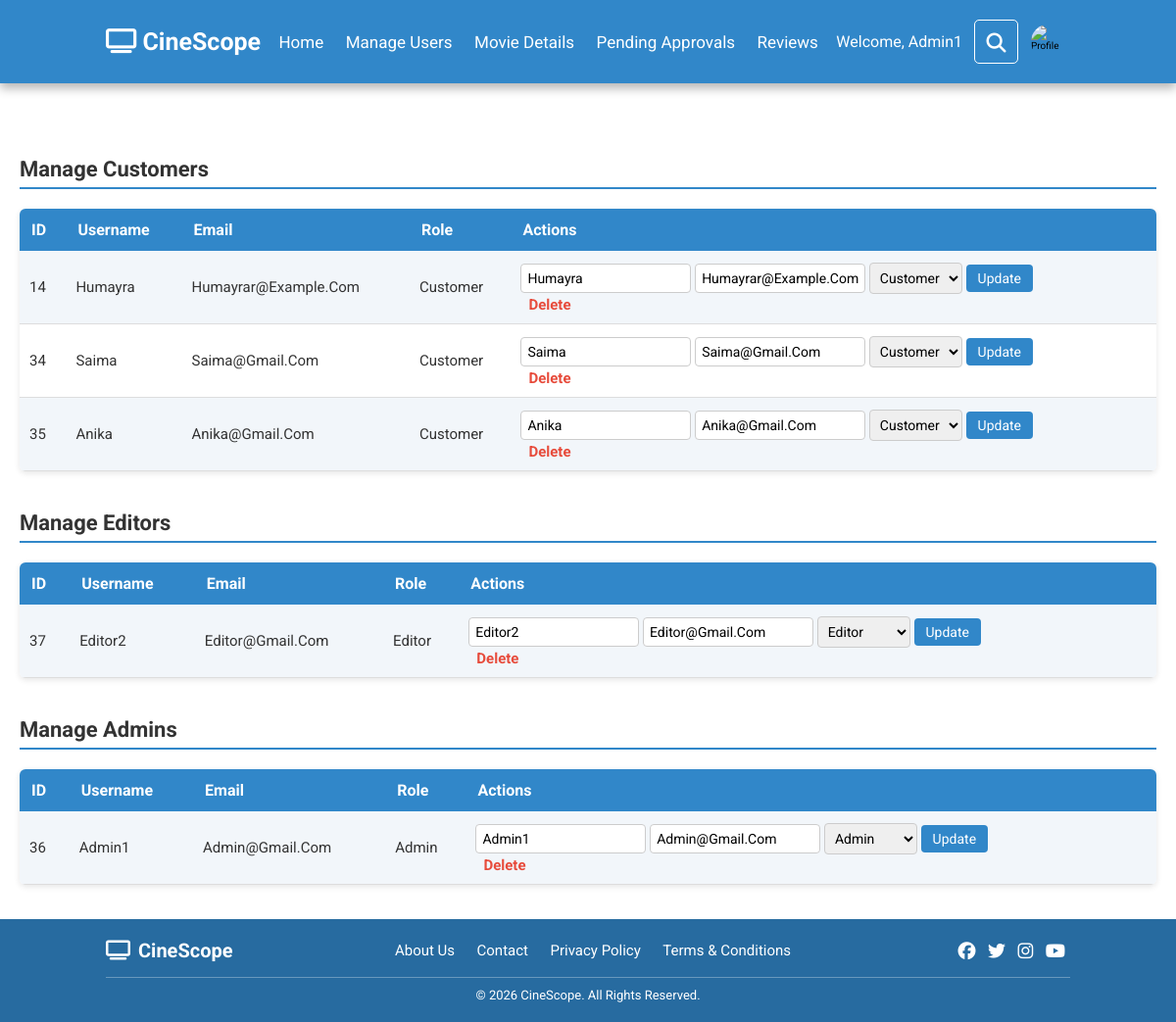
/manage_users.php (signed in), run on the app's committed database.
### tables this page shows
CREATE TABLE `users` (
  `id` int(11) NOT NULL,
  `username` varchar(50) DEFAULT NULL,
  `email` varchar(100) DEFAULT NULL,
  `password` varchar(255) NOT NULL,
  `role` enum('admin','editor','customer') NOT NULL,
  `profileimage` varchar(255) DEFAULT NULL
);

### manage_users.php (the view, shortened to what this page needs)
<?php
require 'config.php';
$search_keyword = isset($_GET['keyword']) ? esc($conn, $_GET['keyword']) : '';
$customers = $search_keyword != ''
    ? mysqli_query($conn,"SELECT * FROM users WHERE role='customer' AND username LIKE '%$search_keyword%'")
    : mysqli_query($conn,"SELECT * FROM users WHERE role='customer'");
$editors = $search_keyword != ''
    ? mysqli_query($conn,"SELECT * FROM users WHERE role='editor' AND username LIKE '%$search_keyword%'")
    : mysqli_query($conn,"SELECT * FROM users WHERE role='editor'");
$admins = $search_keyword != ''
    ? mysqli_query($conn,"SELECT * FROM users WHERE role='admin' AND username LIKE '%$search_keyword%'")
    : mysqli_query($conn,"SELECT * FROM users WHERE role='admin'");
?>
<!DOCTYPE html>
<html>
<head>
<link rel="stylesheet" href="css/manage_users.css">
<link rel="stylesheet" href="css/ad_header.css">
<link rel="stylesheet" href="https://cdnjs.cloudflare.com/ajax/libs/font-awesome/6.5.0/css/all.min.css">
</head>
<body>
<?php include 'ad_header.php'; ?>
<div class="container">
<h2>Manage Customers</h2>
<table>
<tr><th>ID</th><th>Username</th><th>Email</th><th>Role</th><th>Actions</th></tr>
<?php while($c=mysqli_fetch_assoc($customers)): ?>
<tr>
<td><?php echo $c['id'];?></td>
<td><?php echo htmlspecialchars($c['username']);?></td>
<td><?php echo htmlspecialchars($c['email']);?></td>
<td><?php echo htmlspecialchars($c['role']);?></td>
<td>
    <form class="inline-form" method="POST" action="">
        <input type="text" name="username" value="<?php echo htmlspecialchars($c['username']);?>" required>
        <input type="text" name="email" value="<?php echo htmlspecialchars($c['email']);?>" required>
        <select name="role">
            <option value="customer" <?php echo $c['role']=='customer'?'selected':'';?>>Customer</option>
        </select>
        <input type="submit" name="update_user" value="Update">
    </form>
    <a href="?del_user=<?php echo $c['id'];?>" onclick="return confirm('Are you sure to delete?')">Delete</a>
</td>
</tr>
<?php endwhile; ?>
</table>
<h2>Manage Editors</h2>
<table>
<tr><th>ID</th><th>Username</th><th>Email</th><th>Role</th><th>Actions</th></tr>
<?php while($e=mysqli_fetch_assoc($editors)): ?>
<tr>
<td><?php echo $e['id'];?></td>
<td><?php echo htmlspecialchars($e['username']);?></td>
<td><?php echo htmlspecialchars($e['email']);?></td>
<td><?php echo htmlspecialchars($e['role']);?></td>
<td>
    <form class="inline-form" method="POST" action="">
        <input type="text" name="username" value="<?php echo htmlspecialchars($e['username']);?>" required>
        <input type="text" name="email" value="<?php echo htmlspecialchars($e['email']);?>" required>
        <select name="role">
            <option value="editor" <?php echo $e['role']=='editor'?'selected':'';?>>Editor</option>
        </select>
        <input type="submit" name="update_user" value="Update">
    </form>
    <a href="?del_user=<?php echo $e['id'];?>" onclick="return confirm('Are you sure to delete?')">Delete</a>
</td>
</tr>
<?php endwhile; ?>
</table>
<h2>Manage Admins</h2>
<table>
<tr><th>ID</th><th>Username</th><th>Email</th><th>Role</th><th>Actions</th></tr>
<?php while($a=mysqli_fetch_assoc($admins)): ?>
<tr>
<td><?php echo $a['id'];?></td>
<td><?php echo htmlspecialchars($a['username']);?></td>
<td><?php echo htmlspecialchars($a['email']);?></td>
<td><?php echo htmlspecialchars($a['role']);?></td>
<td>
    <form class="inline-form" method="POST" action="">
        <input type="text" name="username" value="<?php echo htmlspecialchars($a['username']);?>" required>
        <input type="text" name="email" value="<?php echo htmlspecialchars($a['email']);?>" required>
        <select name="role">
            <option value="admin" <?php echo $a['role']=='admin'?'selected':'';?>>Admin</option>
        </select>
        <input type="submit" name="update_user" value="Update">
    </form>
    <a href="?del_user=<?php echo $a['id'];?>" onclick="return confirm('Are you sure to delete?')">Delete</a>
</td>
</tr>
<?php endwhile; ?>
</table>
</div>
<?php include 'footer.php'; ?>
</body>
</html>

### css/manage_users.css (style rules this page uses)
body { font-family: Arial, sans-serif; margin: 0; padding: 0; background: #f8f9fa; }
.container { padding: 120px 20px 20px; max-width: 1200px; margin: 0 auto; }
h2 { margin-top: 40px; font-size: 22px; color: #333; border-bottom: 2px solid #3187c9; padding-bottom: 6px; }
table { border-collapse: collapse; width: 100%; margin-top: 20px; background: #fff; box-shadow: 0 2px 6px rgba(0,0,0,0.1); border-radius: 6px; overflow: hidden; font-size: 15px; }
table th { background: #3187c9; color: #fff; padding: 12px; text-align: left; font-size: 16px; }
table td { padding: 10px; border-bottom: 1px solid #ddd; color: #333; }
table tr:nth-child(even) { background: #f2f6fa; }
form.inline-form input[type=text], form.inline-form select { padding: 6px; font-size: 14px; margin: 2px 0; border: 1px solid #ccc; border-radius: 4px; }
form.inline-form input[type=submit] { padding: 6px 12px; font-size: 14px; background: #3187c9; color: #fff; border: none; border-radius: 4px; cursor: pointer; transition: background 0.3s; }
a { color: #3187c9; text-decoration: none; font-weight: normal; }
table a { color: #e74c3c; font-weight: bold; margin-left: 8px; transition: color 0.3s ease; }

### css/ad_header.css (style rules this page uses)
:root { --primary: #3187c9; --black: #0c416a; --light-color: #6c757d; --white:#ffffff; --accent: #f4b400; --background: #f8f9fa; --box-shadow: 0 .5rem 1rem rgba(0, 0, 0, .3); --border: .2rem solid rgba(0, 0, 0, .1); --outline: .1rem solid rgba(49, 135, 201, .3); }
* { font-family: "Roboto", sans-serif; margin:0; padding:0; box-sizing:border-box; outline:none; border:none; text-decoration:none; text-transform:capitalize; transition:all .2s linear; }
html { font-size:62.5%; overflow-x:hidden; scroll-behavior:smooth; scroll-padding-top:7rem; }
body { background:white; }

### css/footer.css (style rules this page uses)
html { height: 100%; }
body { min-height: 100%; position: relative; margin: 0; padding: 0 0 120px; }

### data on the page
users: id "14", username "Humayra", email "Humayrar@example.com", role "Customer", username "humayra", email "humayrar@example.com"
users: id "34", username "Saima", email "Saima@gmail.com", role "Customer", username "saima", email "saima@gmail.com"
users: id "35", username "Anika", email "Anika@gmail.com", role "Customer", username "anika", email "anika@gmail.com"
users: id "37", username "Editor2", email "Editor@gmail.com", role "Editor", username "editor2", email "editor@gmail.com"
users: id "36", username "Admin1", email "Admin@gmail.com", role "Admin", username "admin1", email "admin@gmail.com"

### other printed values
$_SESSION['user'] "Admin1"
